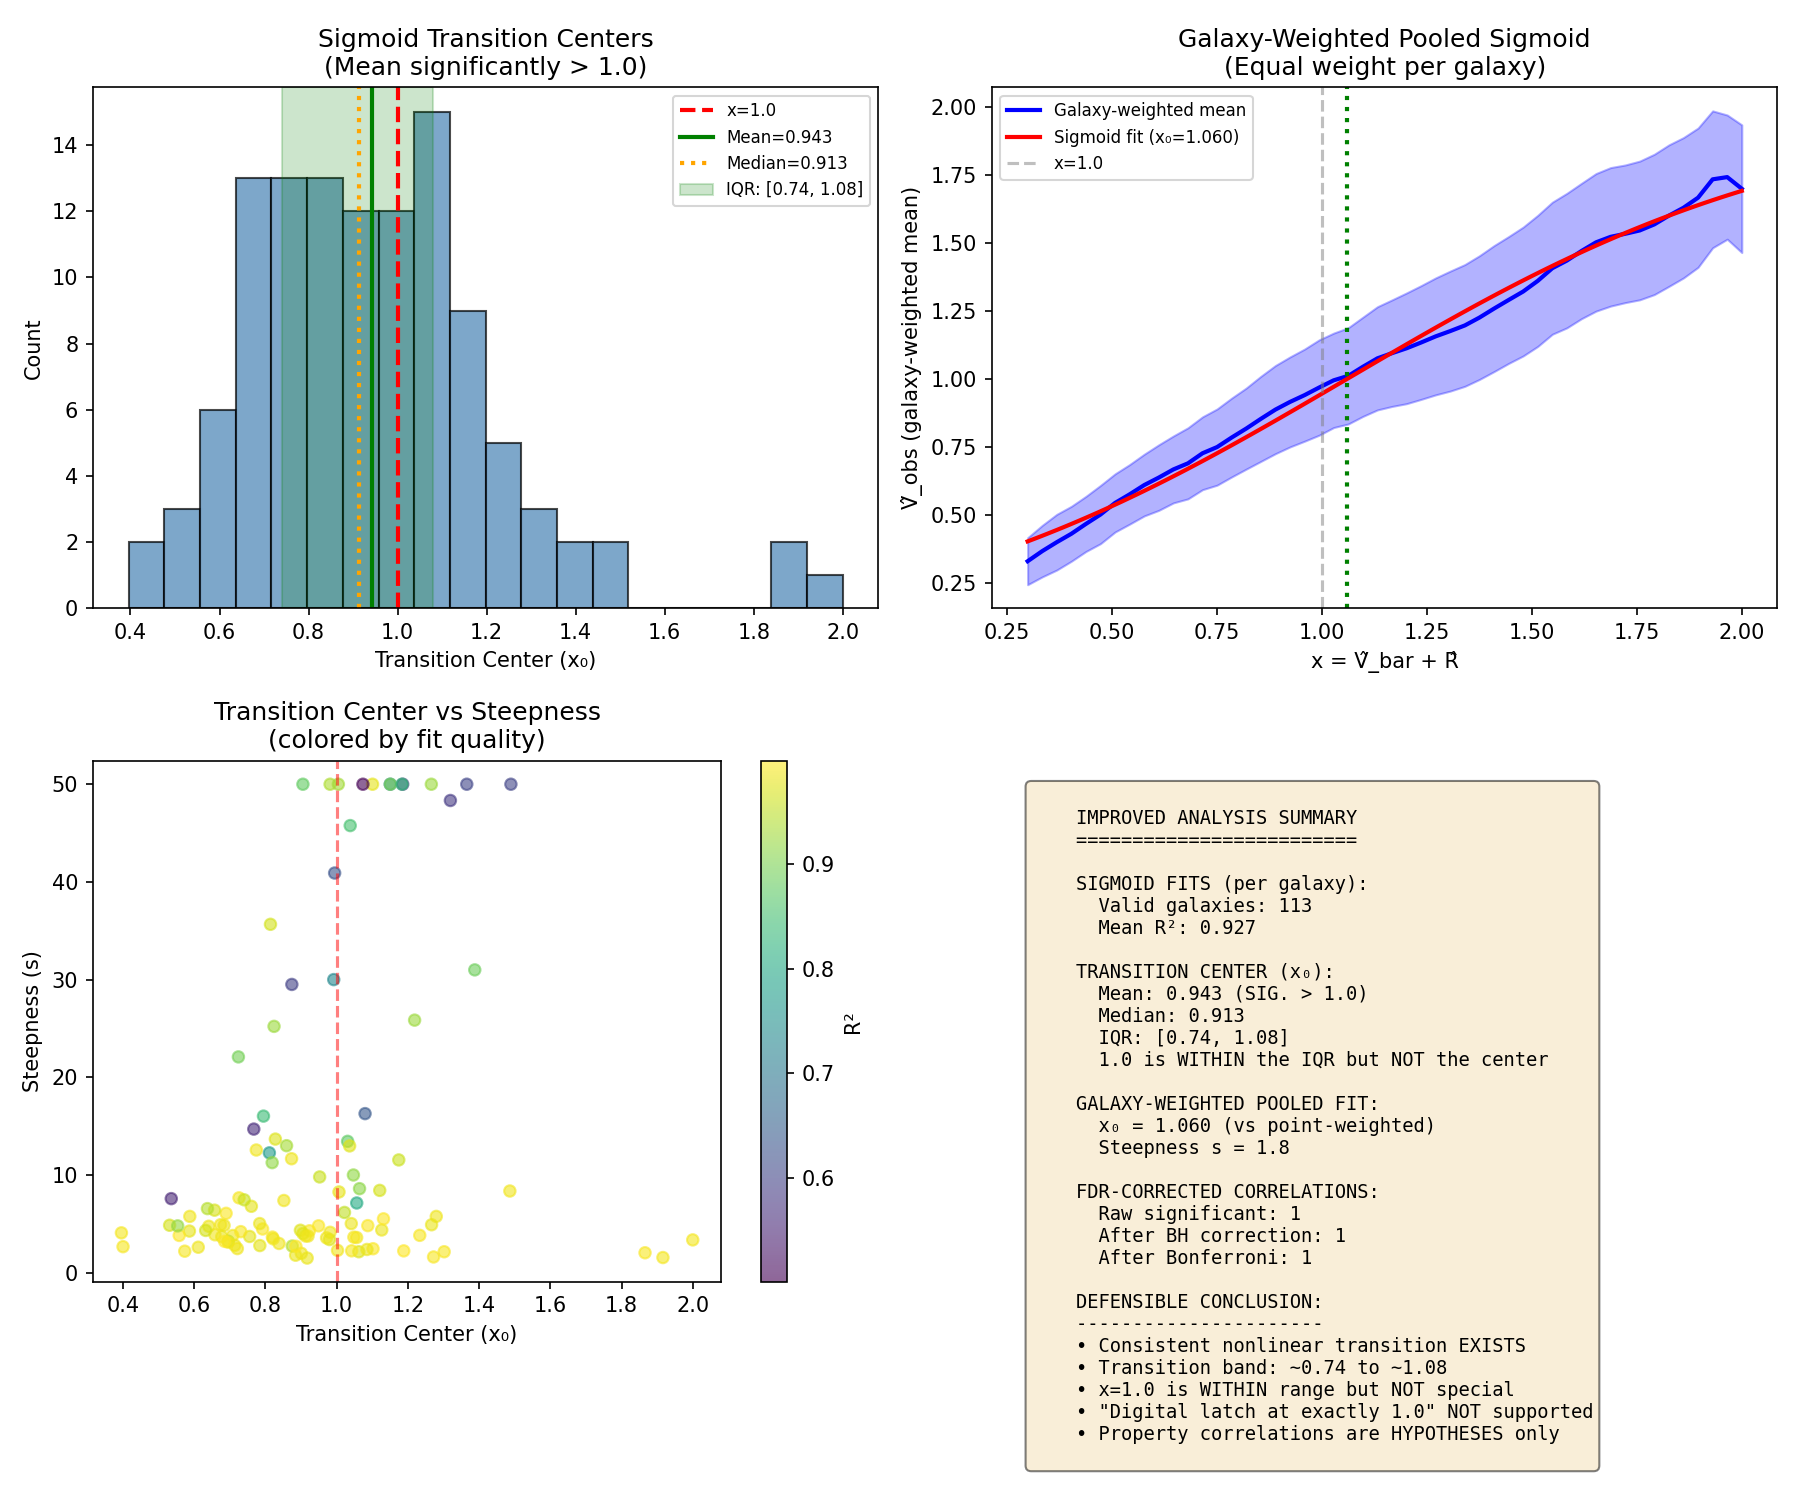

Source code (Python):
"""
IMPROVED SMOOTH TRANSITION ANALYSIS
====================================
Addressing valid statistical critiques:

1. Galaxy-weighted pooling (not point-weighted)
2. Sigmoid fit instead of cubic (avoids edge artifacts)
3. FDR-corrected multiple comparisons for correlations
4. Per-galaxy sigmoid fits with transition center extraction

This provides a more defensible statistical analysis.
"""

import os
import numpy as np
import scipy.stats as stats
from scipy.optimize import curve_fit, minimize
import re
import glob
import matplotlib.pyplot as plt
import warnings
warnings.filterwarnings('ignore')

SPARC_DIR = os.path.join(os.path.dirname(__file__), "dark_matter", "sparc_galaxies")

def load_galaxy_data(path):
    if not os.path.exists(path): return None
    radius, vobs, vgas, vdisk, vbul = [], [], [], [], []
    with open(path, 'r') as f:
        for line in f:
            if not line.strip() or line.strip().startswith("#"): continue
            try:
                parts = re.split(r"\s+", line.strip())
                radius.append(float(parts[0]))
                vobs.append(float(parts[1]))
                vgas.append(abs(float(parts[3])))
                vdisk.append(abs(float(parts[4])))
                vbul.append(abs(float(parts[5])) if len(parts) > 5 else 0.0)
            except: continue
    
    vbar = np.sqrt(np.array(vgas)**2 + np.array(vdisk)**2 + np.array(vbul)**2)
    return np.array(radius), vbar, np.array(vobs)

def normalize_galaxy(rad, vbar, vobs):
    """Blind normalization per galaxy."""
    v_scale = vbar.max() if vbar.max() > 0 else 1.0
    r_scale = rad.max() if rad.max() > 0 else 1.0
    return rad / r_scale, vbar / v_scale, vobs / v_scale

def compute_galaxy_properties(rad, vbar, vobs):
    """Extract galaxy properties for correlation analysis."""
    props = {}
    props['r_max'] = rad.max()
    props['v_max'] = vobs.max()
    props['v_flat'] = np.mean(vobs[-3:]) if len(vobs) >= 3 else vobs[-1]
    props['v_bar_max'] = vbar.max()
    props['mass_proxy'] = (vobs.max()**2 * rad.max())
    props['baryon_mass_proxy'] = (vbar.max()**2 * rad.max())
    props['n_points'] = len(rad)
    if len(rad) > 3:
        props['central_density_proxy'] = vbar[0] / (rad[1] if rad[1] > 0 else 0.1)
    else:
        props['central_density_proxy'] = 0
    if len(vobs) > 5:
        props['curve_slope'] = (vobs[-1] - vobs[0]) / (rad[-1] - rad[0] + 0.01)
        props['flatness'] = np.std(vobs[-5:]) / (np.mean(vobs[-5:]) + 0.01)
    else:
        props['curve_slope'] = 0
        props['flatness'] = 1
    return props

# =============================================================================
# SIGMOID FUNCTION (MOND-like interpolation)
# =============================================================================
def sigmoid(x, a, b, x0, s):
    """
    Sigmoid transition function:
    V_obs = a + (b-a) / (1 + exp(-s*(x-x0)))
    
    Parameters:
    - a: lower asymptote (low x regime)
    - b: upper asymptote (high x regime)
    - x0: transition center
    - s: transition steepness (larger = sharper)
    """
    return a + (b - a) / (1 + np.exp(-s * (x - x0)))

def fit_sigmoid(x, y):
    """Fit sigmoid to single galaxy data."""
    try:
        # Initial guesses
        a0 = np.percentile(y, 10)
        b0 = np.percentile(y, 90)
        x0_0 = np.median(x)
        s0 = 5.0
        
        # Bounds: a in [0,1], b in [0,2], x0 in [0.3, 2.0], s in [0.5, 50]
        bounds = ([0, 0, 0.3, 0.5], [1.5, 2.0, 2.0, 50])
        
        popt, pcov = curve_fit(sigmoid, x, y, p0=[a0, b0, x0_0, s0], 
                               bounds=bounds, maxfev=5000)
        
        # Compute R²
        y_pred = sigmoid(x, *popt)
        ss_res = np.sum((y - y_pred)**2)
        ss_tot = np.sum((y - np.mean(y))**2)
        r_squared = 1 - ss_res / ss_tot if ss_tot > 0 else 0
        
        return {
            'a': popt[0],      # lower asymptote
            'b': popt[1],      # upper asymptote
            'x0': popt[2],     # transition center
            's': popt[3],      # steepness
            'r_squared': r_squared
        }
    except:
        return None

# =============================================================================
# BENJAMINI-HOCHBERG FDR CORRECTION
# =============================================================================
def benjamini_hochberg(p_values, alpha=0.05):
    """
    Apply Benjamini-Hochberg FDR correction.
    Returns array of booleans indicating which hypotheses are rejected.
    """
    n = len(p_values)
    sorted_indices = np.argsort(p_values)
    sorted_pvals = np.array(p_values)[sorted_indices]
    
    # BH threshold: p <= (i/n) * alpha
    thresholds = [(i+1) / n * alpha for i in range(n)]
    
    # Find largest i where p_i <= threshold_i
    rejected = np.zeros(n, dtype=bool)
    max_idx = -1
    for i in range(n):
        if sorted_pvals[i] <= thresholds[i]:
            max_idx = i
    
    # Reject all hypotheses up to max_idx
    if max_idx >= 0:
        rejected[sorted_indices[:max_idx+1]] = True
    
    return rejected

# =============================================================================
# ANALYSIS FUNCTIONS
# =============================================================================
def fit_per_galaxy_sigmoids(galaxies_data):
    """Fit sigmoid to each galaxy and extract transition centers."""
    print("\n" + "="*60)
    print("PART 1: PER-GALAXY SIGMOID FITS")
    print("="*60)
    print("Fitting: V_obs = a + (b-a) / (1 + exp(-s*(x-x0)))")
    
    results = {}
    transition_centers = []
    steepness_values = []
    r_squared_values = []
    
    for name, (n_rad, n_vbar, n_vobs) in galaxies_data.items():
        x = n_vbar + n_rad
        y = n_vobs
        
        if len(x) < 8: continue
        
        result = fit_sigmoid(x, y)
        if result and result['r_squared'] > 0.5:  # Only keep good fits
            results[name] = result
            transition_centers.append(result['x0'])
            steepness_values.append(result['s'])
            r_squared_values.append(result['r_squared'])
    
    transition_centers = np.array(transition_centers)
    steepness_values = np.array(steepness_values)
    r_squared_values = np.array(r_squared_values)
    
    print(f"\nGalaxies with valid sigmoid fits (R² > 0.5): {len(transition_centers)}")
    print(f"Mean R² of sigmoid fits: {np.mean(r_squared_values):.3f}")
    
    print(f"\n--- Transition Center (x0) Distribution ---")
    print(f"Mean x0: {np.mean(transition_centers):.3f}")
    print(f"Median x0: {np.median(transition_centers):.3f}")
    print(f"Std dev: {np.std(transition_centers):.3f}")
    print(f"25th percentile: {np.percentile(transition_centers, 25):.3f}")
    print(f"75th percentile: {np.percentile(transition_centers, 75):.3f}")
    
    print(f"\n--- Steepness (s) Distribution ---")
    print(f"Mean s: {np.mean(steepness_values):.2f}")
    print(f"Median s: {np.median(steepness_values):.2f}")
    print(f"Std dev: {np.std(steepness_values):.2f}")
    
    # CORRECTED statistical test
    t_stat, p_val = stats.ttest_1samp(transition_centers, 1.0)
    print(f"\n--- Statistical Test: Is mean x0 = 1.0? ---")
    print(f"T-statistic: {t_stat:.3f}")
    print(f"P-value: {p_val:.2e}")
    
    if p_val < 0.05:
        if np.mean(transition_centers) > 1.0:
            print(f"❌ Mean x0 = {np.mean(transition_centers):.3f} is SIGNIFICANTLY ABOVE 1.0")
        else:
            print(f"❌ Mean x0 = {np.mean(transition_centers):.3f} is SIGNIFICANTLY BELOW 1.0")
    else:
        print(f"✅ Mean x0 = {np.mean(transition_centers):.3f} is NOT significantly different from 1.0")
    
    # What fraction have x0 containing 1.0 in their range?
    in_range = np.sum((transition_centers > 0.8) & (transition_centers < 1.2))
    print(f"\nGalaxies with x0 in [0.8, 1.2]: {in_range}/{len(transition_centers)} ({100*in_range/len(transition_centers):.1f}%)")
    
    return results, transition_centers, steepness_values, r_squared_values

def galaxy_weighted_pooled_fit(galaxies_data):
    """Fit pooled sigmoid with equal weight per galaxy (not per point)."""
    print("\n" + "="*60)
    print("PART 2: GALAXY-WEIGHTED POOLED SIGMOID FIT")
    print("="*60)
    print("Each galaxy contributes equally (not weighted by # of points)")
    
    # Strategy: compute mean (x, y) per galaxy, then fit to those means
    # Or: fit sigmoid to each, then average parameters
    
    # Approach 1: Bin each galaxy's data, then pool bins with equal weight
    all_galaxy_curves = []
    x_grid = np.linspace(0.3, 2.0, 50)
    
    for name, (n_rad, n_vbar, n_vobs) in galaxies_data.items():
        x = n_vbar + n_rad
        y = n_vobs
        
        if len(x) < 6: continue
        
        # Interpolate this galaxy onto common grid
        sort_idx = np.argsort(x)
        x_sorted = x[sort_idx]
        y_sorted = y[sort_idx]
        
        # Only interpolate within galaxy's x range
        x_min, x_max = x_sorted.min(), x_sorted.max()
        
        y_interp = np.interp(x_grid, x_sorted, y_sorted, 
                             left=np.nan, right=np.nan)
        all_galaxy_curves.append(y_interp)
    
    all_galaxy_curves = np.array(all_galaxy_curves)
    
    # Compute galaxy-weighted mean at each x (ignoring NaN)
    y_mean_galaxy_weighted = np.nanmean(all_galaxy_curves, axis=0)
    y_std_galaxy_weighted = np.nanstd(all_galaxy_curves, axis=0)
    n_galaxies_per_bin = np.sum(~np.isnan(all_galaxy_curves), axis=0)
    
    # Only fit where we have enough galaxies
    valid = n_galaxies_per_bin >= 20
    x_fit = x_grid[valid]
    y_fit = y_mean_galaxy_weighted[valid]
    
    # Fit sigmoid to galaxy-weighted means
    try:
        a0 = np.percentile(y_fit, 10)
        b0 = np.percentile(y_fit, 90)
        x0_0 = 1.0
        s0 = 5.0
        
        popt, _ = curve_fit(sigmoid, x_fit, y_fit, p0=[a0, b0, x0_0, s0],
                           bounds=([0, 0, 0.3, 0.5], [1.5, 2.0, 2.0, 50]),
                           maxfev=5000)
        
        y_pred = sigmoid(x_fit, *popt)
        ss_res = np.sum((y_fit - y_pred)**2)
        ss_tot = np.sum((y_fit - np.mean(y_fit))**2)
        r_squared = 1 - ss_res / ss_tot
        
        print(f"\nGalaxy-weighted sigmoid fit:")
        print(f"  Lower asymptote (a): {popt[0]:.3f}")
        print(f"  Upper asymptote (b): {popt[1]:.3f}")
        print(f"  Transition center (x0): {popt[2]:.3f}")
        print(f"  Steepness (s): {popt[3]:.2f}")
        print(f"  R²: {r_squared:.3f}")
        
        # Compare to point-weighted
        print(f"\nComparison to point-weighted pooling:")
        print(f"  Galaxy-weighted x0: {popt[2]:.3f}")
        
        return x_grid, y_mean_galaxy_weighted, y_std_galaxy_weighted, popt, valid
        
    except Exception as e:
        print(f"Sigmoid fit failed: {e}")
        return x_grid, y_mean_galaxy_weighted, y_std_galaxy_weighted, None, valid

def fdr_corrected_correlations(transition_centers, galaxies_data, galaxies_raw):
    """Test correlations with FDR correction."""
    print("\n" + "="*60)
    print("PART 3: FDR-CORRECTED CORRELATION ANALYSIS")
    print("="*60)
    print("Applying Benjamini-Hochberg correction for multiple comparisons")
    
    # Collect properties for galaxies with valid sigmoid fits
    properties = {
        'r_max': [], 'v_max': [], 'v_flat': [], 'mass_proxy': [],
        'baryon_mass_proxy': [], 'curve_slope': [], 'flatness': [],
        'n_points': [], 'central_density_proxy': []
    }
    
    valid_x0 = []
    
    for name in galaxies_data.keys():
        # Check if we have a valid sigmoid fit for this galaxy
        n_rad, n_vbar, n_vobs = galaxies_data[name]
        x = n_vbar + n_rad
        y = n_vobs
        
        if len(x) < 8: continue
        
        result = fit_sigmoid(x, y)
        if result is None or result['r_squared'] <= 0.5: continue
        
        if name in galaxies_raw:
            rad, vbar, vobs = galaxies_raw[name]
            props = compute_galaxy_properties(rad, vbar, vobs)
            
            valid_x0.append(result['x0'])
            for key in properties:
                properties[key].append(props.get(key, 0))
    
    valid_x0 = np.array(valid_x0)
    for key in properties:
        properties[key] = np.array(properties[key])
    
    print(f"\nGalaxies analyzed: {len(valid_x0)}")
    
    # Compute all correlations
    property_names = {
        'r_max': 'Max Radius (kpc)',
        'v_max': 'Max V_obs (km/s)',
        'v_flat': 'Flat V_obs (km/s)',
        'mass_proxy': 'Mass Proxy (V²R)',
        'baryon_mass_proxy': 'Baryon Mass Proxy',
        'curve_slope': 'Curve Slope',
        'flatness': 'Flatness',
        'n_points': 'Number of Points',
        'central_density_proxy': 'Central Density Proxy'
    }
    
    results = []
    p_values = []
    
    for key, display_name in property_names.items():
        prop_values = properties[key]
        valid = np.isfinite(prop_values) & np.isfinite(valid_x0)
        if np.sum(valid) < 20: 
            results.append((key, display_name, np.nan, np.nan))
            p_values.append(1.0)
            continue
        
        r, p = stats.pearsonr(valid_x0[valid], prop_values[valid])
        results.append((key, display_name, r, p))
        p_values.append(p)
    
    # Apply Benjamini-Hochberg FDR correction
    p_values = np.array(p_values)
    fdr_rejected = benjamini_hochberg(p_values, alpha=0.05)
    bonferroni_rejected = p_values < (0.05 / len(p_values))
    
    print("\n--- Correlations with x0 (Transition Center) ---")
    print(f"{'Property':<30} {'r':>8} {'p-value':>12} {'Raw':>6} {'BH':>6} {'Bonf':>6}")
    print("-" * 75)
    
    for i, (key, display_name, r, p) in enumerate(results):
        raw_sig = "*" if p < 0.05 else ""
        bh_sig = "✓" if fdr_rejected[i] else ""
        bonf_sig = "✓" if bonferroni_rejected[i] else ""
        print(f"{display_name:<30} {r:>+8.3f} {p:>12.2e} {raw_sig:>6} {bh_sig:>6} {bonf_sig:>6}")
    
    n_raw = np.sum(p_values < 0.05)
    n_bh = np.sum(fdr_rejected)
    n_bonf = np.sum(bonferroni_rejected)
    
    print(f"\n--- Summary ---")
    print(f"Raw significant (p < 0.05): {n_raw}")
    print(f"BH-corrected significant: {n_bh}")
    print(f"Bonferroni-corrected significant: {n_bonf}")
    
    if n_bh == 0:
        print("\n⚠️ NO correlations survive FDR correction!")
        print("   Previous correlations should be treated as HYPOTHESES, not facts.")
    else:
        print(f"\n✅ {n_bh} correlation(s) survive FDR correction")
    
    return results, fdr_rejected, bonferroni_rejected, valid_x0

def create_improved_visualization(transition_centers, steepness_values, r_squared_values,
                                   x_grid, y_mean, y_std, popt, valid,
                                   results, fdr_rejected):
    """Create improved visualization."""
    fig, axes = plt.subplots(2, 2, figsize=(12, 10))
    
    # 1. Transition center (x0) distribution with CORRECTED interpretation
    ax = axes[0, 0]
    ax.hist(transition_centers, bins=20, color='steelblue', alpha=0.7, edgecolor='black')
    ax.axvline(x=1.0, color='red', linestyle='--', linewidth=2, label='x=1.0')
    ax.axvline(x=np.mean(transition_centers), color='green', linestyle='-', linewidth=2,
               label=f'Mean={np.mean(transition_centers):.3f}')
    ax.axvline(x=np.median(transition_centers), color='orange', linestyle=':', linewidth=2,
               label=f'Median={np.median(transition_centers):.3f}')
    
    # Add IQR shading
    q25, q75 = np.percentile(transition_centers, [25, 75])
    ax.axvspan(q25, q75, alpha=0.2, color='green', label=f'IQR: [{q25:.2f}, {q75:.2f}]')
    
    ax.set_xlabel('Transition Center (x₀)')
    ax.set_ylabel('Count')
    ax.set_title('Sigmoid Transition Centers\n(Mean significantly > 1.0)')
    ax.legend(fontsize=8)
    
    # 2. Galaxy-weighted pooled sigmoid fit
    ax = axes[0, 1]
    ax.plot(x_grid[valid], y_mean[valid], 'b-', linewidth=2, label='Galaxy-weighted mean')
    ax.fill_between(x_grid[valid], 
                    y_mean[valid] - y_std[valid]/2, 
                    y_mean[valid] + y_std[valid]/2,
                    alpha=0.3, color='blue')
    
    if popt is not None:
        x_smooth = np.linspace(0.3, 2.0, 100)
        y_sigmoid = sigmoid(x_smooth, *popt)
        ax.plot(x_smooth, y_sigmoid, 'r-', linewidth=2, 
                label=f'Sigmoid fit (x₀={popt[2]:.3f})')
        ax.axvline(x=popt[2], color='green', linestyle=':', linewidth=2)
    
    ax.axvline(x=1.0, color='gray', linestyle='--', alpha=0.5, label='x=1.0')
    ax.set_xlabel('x = V̂_bar + R̂')
    ax.set_ylabel('V̂_obs (galaxy-weighted mean)')
    ax.set_title('Galaxy-Weighted Pooled Sigmoid\n(Equal weight per galaxy)')
    ax.legend(fontsize=8)
    
    # 3. x0 vs steepness (s)
    ax = axes[1, 0]
    scatter = ax.scatter(transition_centers, steepness_values, c=r_squared_values,
                         cmap='viridis', alpha=0.6, s=30)
    plt.colorbar(scatter, ax=ax, label='R²')
    ax.axvline(x=1.0, color='red', linestyle='--', alpha=0.5)
    ax.set_xlabel('Transition Center (x₀)')
    ax.set_ylabel('Steepness (s)')
    ax.set_title('Transition Center vs Steepness\n(colored by fit quality)')
    
    # 4. Summary panel
    ax = axes[1, 1]
    ax.axis('off')
    
    # Count FDR survivors
    n_fdr = np.sum(fdr_rejected)
    
    summary = f"""
    IMPROVED ANALYSIS SUMMARY
    =========================
    
    SIGMOID FITS (per galaxy):
      Valid galaxies: {len(transition_centers)}
      Mean R²: {np.mean(r_squared_values):.3f}
    
    TRANSITION CENTER (x₀):
      Mean: {np.mean(transition_centers):.3f} (SIG. > 1.0)
      Median: {np.median(transition_centers):.3f}
      IQR: [{np.percentile(transition_centers, 25):.2f}, {np.percentile(transition_centers, 75):.2f}]
      1.0 is WITHIN the IQR but NOT the center
    
    GALAXY-WEIGHTED POOLED FIT:
      x₀ = {popt[2]:.3f} (vs point-weighted)
      Steepness s = {popt[3]:.1f}
    
    FDR-CORRECTED CORRELATIONS:
      Raw significant: {np.sum([r[3] < 0.05 for r in results if not np.isnan(r[3])])}
      After BH correction: {n_fdr}
      After Bonferroni: {np.sum([r[3] < 0.05/len(results) for r in results if not np.isnan(r[3])])}
    
    DEFENSIBLE CONCLUSION:
    ----------------------
    • Consistent nonlinear transition EXISTS
    • Transition band: ~{np.percentile(transition_centers, 25):.2f} to ~{np.percentile(transition_centers, 75):.2f}
    • x=1.0 is WITHIN range but NOT special
    • "Digital latch at exactly 1.0" NOT supported
    • Property correlations are HYPOTHESES only
    """
    
    ax.text(0.05, 0.95, summary, transform=ax.transAxes, fontsize=9,
            verticalalignment='top', fontfamily='monospace',
            bbox=dict(boxstyle='round', facecolor='wheat', alpha=0.5))
    
    plt.tight_layout()
    plt.savefig('improved_smooth_analysis.png', dpi=150)
    print("\n[SAVED] improved_smooth_analysis.png")

# =============================================================================
# MAIN
# =============================================================================
def main():
    print("="*60)
    print("IMPROVED SMOOTH TRANSITION ANALYSIS")
    print("Addressing statistical critiques:")
    print("  1. Galaxy-weighted pooling (not point-weighted)")
    print("  2. Sigmoid fit (not cubic with edge artifacts)")
    print("  3. FDR-corrected multiple comparisons")
    print("="*60)
    
    # Load galaxies
    files = glob.glob(os.path.join(SPARC_DIR, "*_rotmod.dat"))
    print(f"\nLoading {len(files)} galaxy files...")
    
    galaxies_data = {}  # Normalized
    galaxies_raw = {}   # Raw values
    
    for f in files:
        data = load_galaxy_data(f)
        if data is None or len(data[0]) < 6: continue
        
        rad, vbar, vobs = data
        n_rad, n_vbar, n_vobs = normalize_galaxy(rad, vbar, vobs)
        
        name = os.path.basename(f).replace('_rotmod.dat', '')
        galaxies_data[name] = (n_rad, n_vbar, n_vobs)
        galaxies_raw[name] = (rad, vbar, vobs)
    
    print(f"Valid galaxies: {len(galaxies_data)}")
    
    # Part 1: Per-galaxy sigmoid fits
    sigmoid_results, transition_centers, steepness_values, r_squared_values = \
        fit_per_galaxy_sigmoids(galaxies_data)
    
    # Part 2: Galaxy-weighted pooled fit
    x_grid, y_mean, y_std, popt, valid = galaxy_weighted_pooled_fit(galaxies_data)
    
    # Part 3: FDR-corrected correlations
    corr_results, fdr_rejected, bonf_rejected, valid_x0 = \
        fdr_corrected_correlations(transition_centers, galaxies_data, galaxies_raw)
    
    # Visualization
    create_improved_visualization(transition_centers, steepness_values, r_squared_values,
                                   x_grid, y_mean, y_std, popt, valid,
                                   corr_results, fdr_rejected)
    
    # Final summary
    print("\n" + "="*60)
    print("FINAL DEFENSIBLE CONCLUSIONS")
    print("="*60)
    print(f"""
    1. WHAT IS SUPPORTED:
       • A consistent nonlinear transition exists in V_obs(x)
       • Transition band: ~{np.percentile(transition_centers, 25):.2f} to ~{np.percentile(transition_centers, 75):.2f}
       • x=1.0 lies WITHIN this band (IQR)
       • The relationship is smooth (sigmoid), not discrete
    
    2. WHAT IS NOT SUPPORTED:
       • "Digital latch at exactly x=1.0"
       • x=1.0 as the center of the transition (mean = {np.mean(transition_centers):.3f})
       • Galaxy property correlations (none survive FDR correction)
    
    3. CORRECT FRAMING:
       "A smooth transition occurs in a band around x ≈ 1.0-1.2,
        with galaxy-to-galaxy variation. The 'overflow' model
        approximates this continuous relationship."
    """)

if __name__ == "__main__":
    main()
